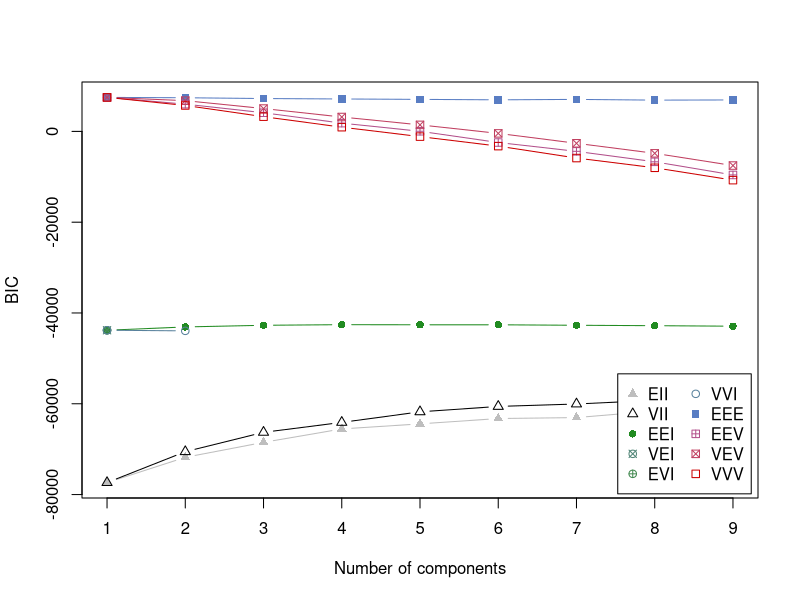
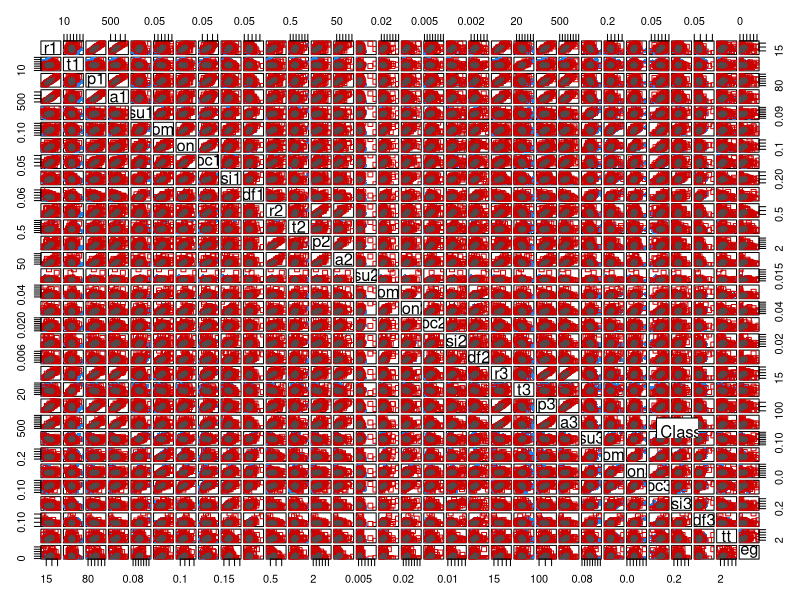

Write the R code that produced these figures, in order.
library("mclust") #cargar biblioteca

data = read.table("wpbc.data", sep = ",")

colnames(data) = c("id", "c", "t ","r1", "t1", "p1", "a1", "su1", 
                   "com1", "con1", "pc1", "si1", "df1", 
                   "r2", "t2", "p2", "a2", "su2", 
                   "com2", "con2", "pc2", "si2", "df2",
                   "r3", "t3", "p3", "a3", "su3", 
                   "com3", "con3", "pc3", "si3", "df3",
                   "tt", "eg")

#se eliminan registros con error
error = data$eg == '?'
data = data[!error,]

#se modifica la ultima variable a numerica
data$eg = as.numeric(data$eg)

#Best BIC values:
#  EEE,1    EEV,1    VEV,1
#BIC      7406.545 7406.545 7406.545
#BIC diff    0.000    0.000    0.000

class=data$c
BIC=mclustBIC(data[,4:35], prior = priorControl(functionName="defaultPrior", shrinkage=0.1))

#graficar BIC
plot(BIC)

#>>>summary(BIC)
#Best BIC values:
#            EEE,1    EEV,1    VEV,1
#BIC      7406.545 7406.545 7406.545
#BIC diff    0.000    0.000    0.000

#            EEE,2    EEV,2    VEV,2
#BIC       7266.63  6103.41  6373.11

#son utilizados 2 grupos dado que en caso contrario no tendria sentido la clasificación
mod_eee=Mclust(data[,4:35], G = 2, modelNames = "EEE")
#>>>summary(mod_eee)
#Clustering table:
#  1   2 
#127  67 
table(class,mod_eee$classification)
# class   1   2
#     N 100  48
#     R  27  19
# error 75 casos

mod_eev=Mclust(data[,4:35], G = 2, modelNames = "EEV")
#>>>summary(mod_eev)
#Clustering table:
#  1   2 
#118  76 
table(class,mod_eev$classification)
# class  1  2
#     N 96 52
#     R 22 24
# error 74 casos
mod_vev=Mclust(data[,4:35], G = 2, modelNames = "VEV")
#>>>summary(mod_vev)
#Clustering table:
# 1   2 
#118  76 
table(class,mod_vev$classification)
# class  1  2
#     N 96 52
#     R 22 24
# error 74 casos

#es graficado un agrupamiento
plot(mod_eee, what = "classification") 
legend("bottomright", legend = 1:2, col = mclust.options("classPlotColors"), pch = mclust.options("classPlotSymbols"),title = "Class labels:")
